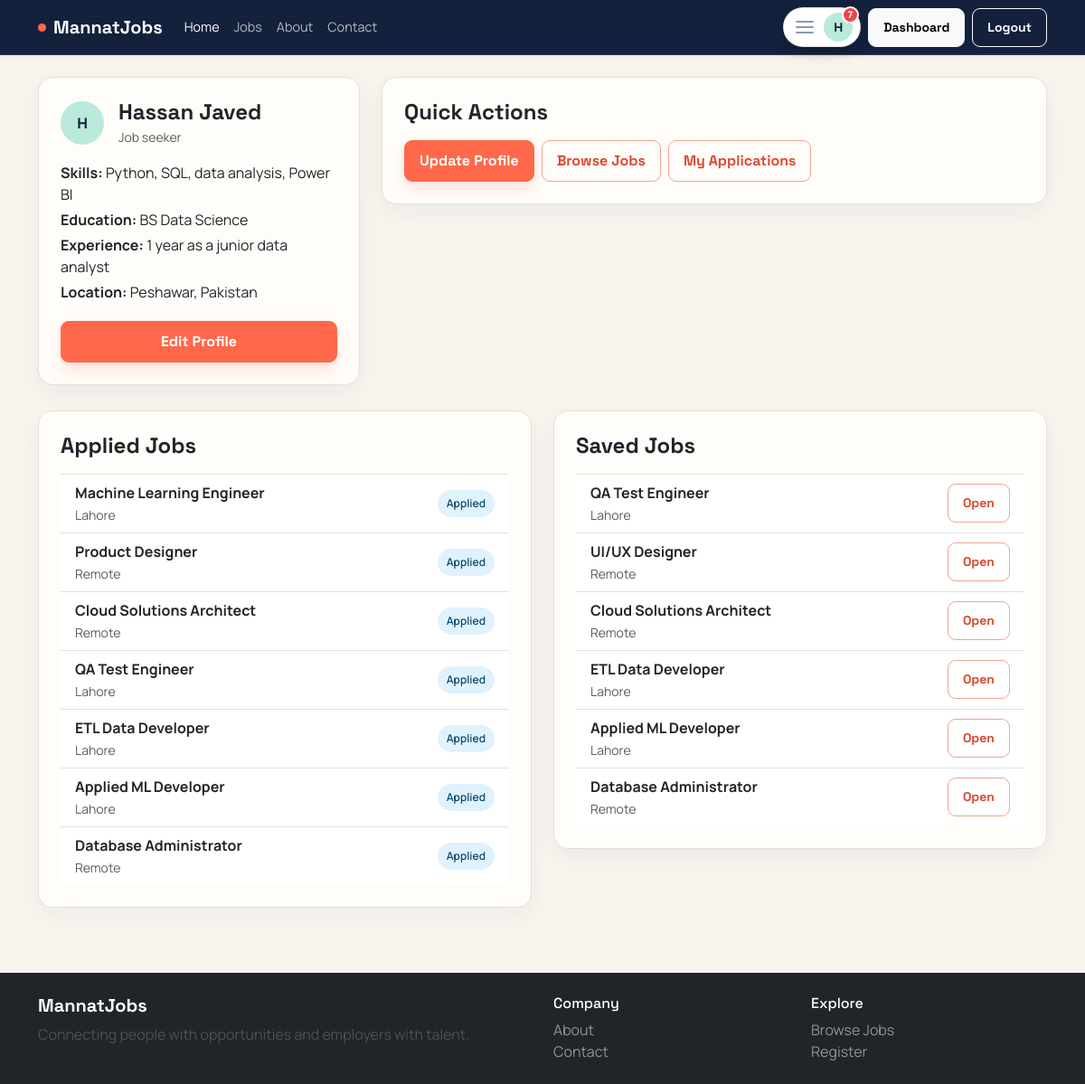
Page /jobseeker/index.php (signed in) on the committed database.
### tables this page shows
CREATE TABLE jobseeker_profiles (
    user_id INT UNSIGNED NOT NULL PRIMARY KEY,
    resume_path VARCHAR(255) DEFAULT NULL,
    resume_data MEDIUMBLOB DEFAULT NULL,
    resume_mime VARCHAR(100) DEFAULT NULL,
    skills TEXT DEFAULT NULL,
    experience TEXT DEFAULT NULL,
    education TEXT DEFAULT NULL,
    degree VARCHAR(150) DEFAULT NULL,
    university VARCHAR(180) DEFAULT NULL,
    stream VARCHAR(150) DEFAULT NULL,
    profession VARCHAR(150) DEFAULT NULL,
    projects TEXT DEFAULT NULL,
    company VARCHAR(180) DEFAULT NULL,
    address VARCHAR(255) DEFAULT NULL,
    state VARCHAR(120) DEFAULT NULL,
    city VARCHAR(120) DEFAULT NULL,
    profile_photo VARCHAR(255) DEFAULT NULL,
    profile_photo_data MEDIUMBLOB DEFAULT NULL,
    profile_photo_mime VARCHAR(100) DEFAULT NULL,
    updated_at TIMESTAMP NOT NULL DEFAULT CURRENT_TIMESTAMP ON UPDATE CURRENT_TIMESTAMP,
    CONSTRAINT fk_jobseeker_user FOREIGN KEY (user_id) REFERENCES users(id) ON DELETE CASCADE
);

CREATE TABLE applications (
    id INT UNSIGNED AUTO_INCREMENT PRIMARY KEY,
    job_id INT UNSIGNED NOT NULL,
    jobseeker_id INT UNSIGNED NOT NULL,
    resume_path VARCHAR(255) DEFAULT NULL,
    resume_data MEDIUMBLOB DEFAULT NULL,
    resume_mime VARCHAR(100) DEFAULT NULL,
    cover_letter TEXT DEFAULT NULL,
    status ENUM('applied', 'shortlisted', 'rejected', 'hired') NOT NULL DEFAULT 'applied',
    applied_at TIMESTAMP NOT NULL DEFAULT CURRENT_TIMESTAMP,
    CONSTRAINT fk_applications_job FOREIGN KEY (job_id) REFERENCES jobs(id) ON DELETE CASCADE,
    CONSTRAINT fk_applications_jobseeker FOREIGN KEY (jobseeker_id) REFERENCES users(id) ON DELETE CASCADE,
    UNIQUE KEY uq_application_once (job_id, jobseeker_id),
    INDEX idx_applications_job (job_id),
    INDEX idx_applications_jobseeker (jobseeker_id),
    INDEX idx_applications_status (status)
);

CREATE TABLE jobs (
    id INT UNSIGNED AUTO_INCREMENT PRIMARY KEY,
    employer_id INT UNSIGNED NOT NULL,
    category_id INT UNSIGNED NOT NULL,
    title VARCHAR(180) NOT NULL,
    description TEXT NOT NULL,
    requirements TEXT NOT NULL,
    location VARCHAR(120) NOT NULL,
    job_type ENUM('Full-time', 'Part-time', 'Remote', 'Internship') NOT NULL,
    salary_min DECIMAL(12,2) DEFAULT NULL,
    salary_max DECIMAL(12,2) DEFAULT NULL,
    experience_level VARCHAR(80) DEFAULT NULL,
    deadline DATE DEFAULT NULL,
    status ENUM('pending', 'approved', 'rejected', 'closed') NOT NULL DEFAULT 'pending',
    created_at TIMESTAMP NOT NULL DEFAULT CURRENT_TIMESTAMP,
    updated_at TIMESTAMP NOT NULL DEFAULT CURRENT_TIMESTAMP ON UPDATE CURRENT_TIMESTAMP,
    CONSTRAINT fk_jobs_employer FOREIGN KEY (employer_id) REFERENCES users(id) ON DELETE CASCADE,
    CONSTRAINT fk_jobs_category FOREIGN KEY (category_id) REFERENCES job_categories(id) ON DELETE RESTRICT,
    INDEX idx_jobs_employer (employer_id),
    INDEX idx_jobs_status (status),
    INDEX idx_jobs_location (location),
    INDEX idx_jobs_category (category_id)
);

CREATE TABLE saved_jobs (
    id INT UNSIGNED AUTO_INCREMENT PRIMARY KEY,
    jobseeker_id INT UNSIGNED NOT NULL,
    job_id INT UNSIGNED NOT NULL,
    saved_at TIMESTAMP NOT NULL DEFAULT CURRENT_TIMESTAMP,
    CONSTRAINT fk_saved_jobseeker FOREIGN KEY (jobseeker_id) REFERENCES users(id) ON DELETE CASCADE,
    CONSTRAINT fk_saved_job FOREIGN KEY (job_id) REFERENCES jobs(id) ON DELETE CASCADE,
    INDEX idx_saved_jobs_job (job_id),
    UNIQUE KEY uq_saved_job (jobseeker_id, job_id)
);

### includes/functions.php (called while the page is built, shortened)
<?php
function e($value)
{
    return htmlspecialchars((string)$value, ENT_QUOTES, 'UTF-8');
}
function appBasePath()
{
    static $basePath;
    if ($basePath !== null) {
        return $basePath;
    }
    $documentRoot = realpath($_SERVER['DOCUMENT_ROOT'] ?? '');
    $appRoot = realpath(__DIR__ . '/..');
    $basePath = '';
    if ($documentRoot && $appRoot) {
        $documentRoot = str_replace('\\', '/', rtrim($documentRoot, '\\/'));
        $appRoot = str_replace('\\', '/', $appRoot);
        if (str_starts_with(strtolower($appRoot), strtolower($documentRoot))) {
            $basePath = substr($appRoot, strlen($documentRoot));
        }
    }
    return rtrim($basePath, '/');
}
function url($path = '')
{
    $path = ltrim($path, '/');
    return appBasePath() . ($path === '' ? '/' : '/' . $path);
}
function userInitial($name)
{
    $name = trim((string)$name);
    return $name !== '' ? strtoupper(substr($name, 0, 1)) : '?';
}
function profileImageUrl($userId, $imageData = null, $legacyPath = null)
{
    return null;
}
function getApplicationStatusLabel($status)
{
    $labels = [
        'applied' => 'Applied',
        'shortlisted' => 'Shortlisted',
        'rejected' => 'Rejected',
        'hired' => 'Hired',
    ];
    return $labels[$status] ?? ucfirst($status);
}

### jobseeker/index.php (the view, shortened to what this page needs)
<?php
require_once __DIR__ . '/../includes/db.php';
require_once __DIR__ . '/../includes/functions.php';
$profile = $conn->query('SELECT * FROM jobseeker_profiles WHERE user_id = ' . (int)$_SESSION['user_id'])->fetch_assoc();
$applied = $conn->query('SELECT a.*, j.title, j.location FROM applications a INNER JOIN jobs j ON j.id = a.job_id WHERE a.jobseeker_id = ' . (int)$_SESSION['user_id'] . ' ORDER BY a.applied_at DESC');
$saved = $conn->query('SELECT s.*, j.title, j.location FROM saved_jobs s INNER JOIN jobs j ON j.id = s.job_id WHERE s.jobseeker_id = ' . (int)$_SESSION['user_id'] . ' ORDER BY s.saved_at DESC');
include __DIR__ . '/../includes/header.php';
?>
<div class="row g-4">
    <div class="col-lg-4">
        <div class="card p-4">
            <div class="d-flex align-items-center gap-3 mb-3">
                <?php $dashboardPhoto = profileImageUrl($_SESSION['user_id'], $profile['profile_photo_data'] ?? null, $profile['profile_photo'] ?? null); ?>
                <?php if ($dashboardPhoto): ?>
                    <img src="<?php echo e($dashboardPhoto); ?>" class="profile-avatar-small" alt="Profile photo">
                <?php else: ?>
                    <span class="profile-avatar-small account-initial" aria-hidden="true"><?php echo e(userInitial($_SESSION['user_name'])); ?></span>
                <?php endif; ?>
                <div><h4 class="fw-bold mb-0"><?php echo e($_SESSION['user_name']); ?></h4><small class="text-muted"><?php echo e($profile['profession'] ?? 'Job seeker'); ?></small></div>
            </div>
            <p class="mb-1"><strong>Skills:</strong> <?php echo e($profile['skills'] ?? 'Not added yet'); ?></p>
            <p class="mb-1"><strong>Education:</strong> <?php echo e($profile['degree'] ?: ($profile['education'] ?? 'Not added yet')); ?></p>
            <p class="mb-1"><strong>Experience:</strong> <?php echo e($profile['experience'] ?? 'Not added yet'); ?></p>
            <p class="mb-1"><strong>Location:</strong> <?php echo e(trim(($profile['city'] ?? '') . ', ' . ($profile['state'] ?? ''), ', ') ?: ($profile['address'] ?? 'Not added yet')); ?></p>
            <a href="<?php echo e(url('jobseeker/profile.php')); ?>" class="btn btn-primary mt-3">Edit Profile</a>
        </div>
    </div>
    <div class="col-lg-8">
        <div class="card p-4">
            <h4 class="fw-bold mb-3">Quick Actions</h4>
            <div class="d-grid gap-2 d-md-flex">
                <a href="<?php echo e(url('jobseeker/profile.php')); ?>" class="btn btn-primary">Update Profile</a>
                <a href="<?php echo e(url('jobs.php')); ?>" class="btn btn-outline-primary">Browse Jobs</a>
                <a href="<?php echo e(url('jobseeker/applications.php')); ?>" class="btn btn-outline-primary">My Applications</a>
            </div>
        </div>
    </div>
</div>
<div class="row g-4 mt-1">
    <div class="col-lg-6">
        <div class="card p-4">
            <h4 class="fw-bold mb-3">Applied Jobs</h4>
            <?php if ($applied->num_rows > 0): ?>
                <ul class="list-group list-group-flush">
                    <?php while ($item = $applied->fetch_assoc()): ?>
                        <li class="list-group-item d-flex justify-content-between align-items-center">
                            <div>
                                <strong><?php echo e($item['title']); ?></strong><br>
                                <small class="text-muted"><?php echo e($item['location']); ?></small>
                            </div>
                            <span class="status-pill status-<?php echo e($item['status']); ?>"><?php echo e(getApplicationStatusLabel($item['status'])); ?></span>
                        </li>
                    <?php endwhile; ?>
                </ul>
            <?php else: ?>
                <p class="text-muted mb-0">No applied jobs yet.</p>
            <?php endif; ?>
        </div>
    </div>
    <div class="col-lg-6">
        <div class="card p-4">
            <h4 class="fw-bold mb-3">Saved Jobs</h4>
            <?php if ($saved->num_rows > 0): ?>
                <ul class="list-group list-group-flush">
                    <?php while ($item = $saved->fetch_assoc()): ?>
                        <li class="list-group-item d-flex justify-content-between align-items-center">
                            <div>
                                <strong><?php echo e($item['title']); ?></strong><br>
                                <small class="text-muted"><?php echo e($item['location']); ?></small>
                            </div>
                            <a href="<?php echo e(url('job-details.php?id=' . (int)$item['job_id'])); ?>" class="btn btn-sm btn-outline-primary">Open</a>
                        </li>
                    <?php endwhile; ?>
                </ul>
            <?php else: ?>
                <p class="text-muted mb-0">You have not saved any jobs yet.</p>
            <?php endif; ?>
        </div>
    </div>
</div>
<?php include __DIR__ . '/../includes/footer.php'; ?>

### assets/css/style.css (style rules this page uses)
:root { --primary: #ff684a; --primary-dark: #d94a31; --secondary: #14213d; --ink: #172033; --paper: #f8f5ef; --mint: #b9eadb; --muted: #657084; --success: #20866b; --danger: #c94848; --warning: #d28a22; --border: #e6e1d8; --shadow: 0 18px 50px rgba(20, 33, 61, 0.09); }
* { scrollbar-color: #b9b1a5 var(--paper); }
body { font-family: 'Manrope', sans-serif; background: var(--paper); color: var(--ink); min-width: 320px; }
h1, h2, h3, h4, h5, h6, .navbar-brand, .btn { font-family: 'Space Grotesk', sans-serif; }
h1, h2, h3, h4, h5, h6 { letter-spacing: 0; }
.account-avatar, .profile-avatar-small, .profile-avatar-tiny, .profile-avatar-large { display: inline-flex; align-items: center; justify-content: center; flex: 0 0 auto; overflow: hidden; object-fit: cover; background: var(--mint); color: var(--secondary); font-weight: 800; }
.profile-avatar-small { width: 48px; height: 48px; border-radius: 50%; }
.card, .stat-box, .dashboard-sidebar { border: 1px solid var(--border); border-radius: 16px; box-shadow: 0 8px 26px rgba(20, 33, 61, 0.055); background: #fffdf9; }
.card { transition: box-shadow 180ms ease, transform 180ms ease; }
.status-pill { display: inline-block; padding: 6px 10px; border-radius: 999px; font-size: 0.75rem; font-weight: 600; }
.status-applied { background: #e0f2fe; color: #0c4a6e; }
.btn { border-radius: 9px; font-weight: 700; padding: 10px 16px; transition: transform 160ms ease, box-shadow 160ms ease, background 160ms ease; }
.btn-primary { --bs-btn-bg: var(--primary); --bs-btn-border-color: var(--primary); --bs-btn-hover-bg: var(--primary-dark); --bs-btn-hover-border-color: var(--primary-dark); box-shadow: 0 8px 16px rgba(255, 104, 74, 0.18); }
.btn-outline-primary { --bs-btn-color: var(--primary-dark); --bs-btn-border-color: #f0a492; --bs-btn-hover-bg: var(--primary); --bs-btn-hover-border-color: var(--primary); }

### rows in the picture
jobseeker_profiles: profession "Job seeker", skills "Python, SQL, data analysis, Power BI", education "BS Data Science", experience "1 year as a junior data analyst", address "Peshawar, Pakistan"
applications: job.title "Machine Learning Engineer", job.location "Lahore", status "Applied"
applications: job.title "Product Designer", job.location "Remote", status "Applied"
applications: job.title "Cloud Solutions Architect", job.location "Remote", status "Applied"
applications: job.title "QA Test Engineer", job.location "Lahore", status "Applied"
applications: job.title "ETL Data Developer", job.location "Lahore", status "Applied"
applications: job.title "Applied ML Developer", job.location "Lahore", status "Applied"
applications: job.title "Database Administrator", job.location "Remote", status "Applied"
saved_jobs: job.title "QA Test Engineer", job.location "Lahore"
saved_jobs: job.title "UI/UX Designer", job.location "Remote"
saved_jobs: job.title "Cloud Solutions Architect", job.location "Remote"
saved_jobs: job.title "ETL Data Developer", job.location "Lahore"
saved_jobs: job.title "Applied ML Developer", job.location "Lahore"
saved_jobs: job.title "Database Administrator", job.location "Remote"

### other values in the picture
userInitial($user) "H"
$accountCount "7"
userInitial($_SESSION['user_name']) "H"
$_SESSION['user_name'] "Hassan Javed"
